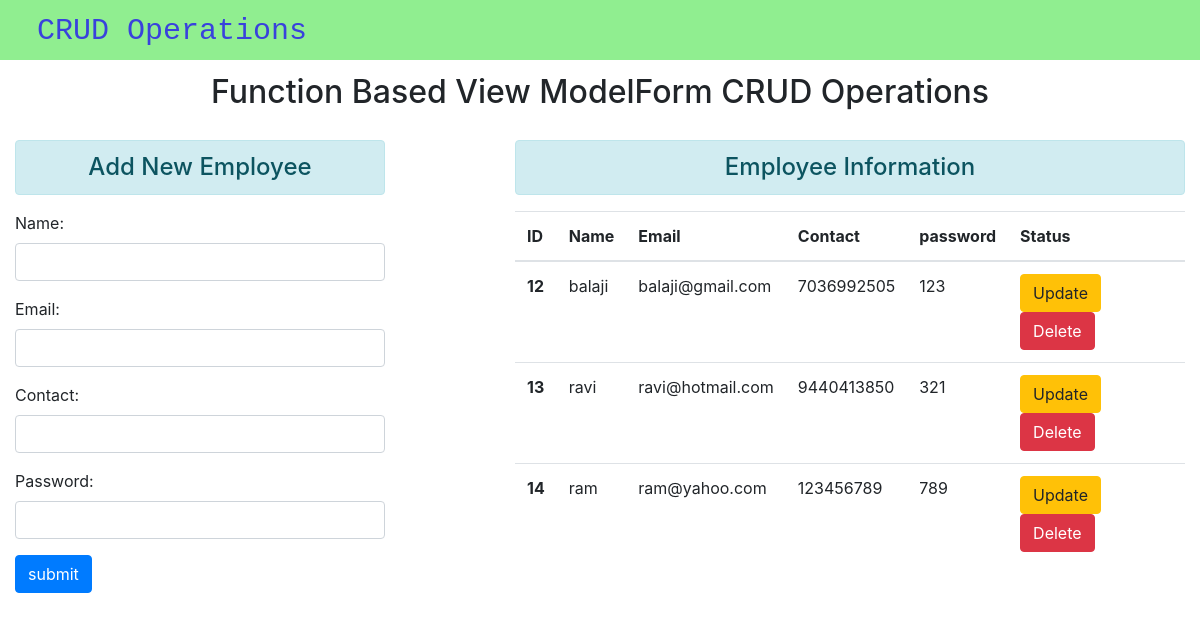
Page /show/ on the committed database.
### app/models.py (models this page shows)
class EmployeeModel(models.Model):
    name = models.CharField(max_length=50)
    email = models.EmailField(max_length=50,unique=True)
    contact = models.IntegerField(unique=True)
    password = models.CharField(max_length=30)

### app/views.py (the view)
# urls.py: path('show/',views.show,name='show'),
def show(request):
    if request.method == 'POST':
        data = Employee(request.POST)
        if data.is_valid():
            name = data.cleaned_data['name']
            email = data.cleaned_data['email']
            contact = data.cleaned_data['contact']
            password = data.cleaned_data['password']
            res = EmployeeModel(name=name,email=email,contact=contact,password=password)
            res.save()
            data = Employee()
    else:
        data = Employee()
    emp = EmployeeModel.objects.all()
    return render(request,"view.html",{'form':data,'em':emp})

### app/forms.py
class Employee(forms.ModelForm):
    class Meta:
        model= EmployeeModel
        fields = "__all__"
        widgets = {
            'name': forms.TextInput(attrs={'class':'form-control'}),
            'email': forms.EmailInput(attrs={'class':'form-control'}),
            'contact': forms.NumberInput(attrs={'class':'form-control'}),
            'password': forms.PasswordInput(render_value=True,attrs={'class':'form-control'}),
        }

### templates/view.html (shortened to what this page needs)
{% extends 'common.html' %}
{% block balu %}
          <div class="row">
          <div class="col-sm-4">
              <h4 class="text-center alert alert-info">Add New Employee</h4>
              <form action="{% url 'show' %}" method="post">
              {{ form.as_p }}
              <input type="submit" class="btn btn-primary" value="submit">
              </form>
          </div>
          <div class="col-sm-7 offset-1">
              <h4 class="text-center alert alert-info">Employee Information</h4>
              {% if em %}
                 <table class="table">
                   <thead>
                    <tr>
                    <th scope="col">ID</th>
                    <th scope="col">Name</th>
                    <th scope="col">Email</th>
                    <th scope="col">Contact</th>
                    <th scope="col">password</th>
                    <th scope="col">Status</th>
                    </tr>
                   </thead>
                   <tbody>
                   {% for e in em %}
                       <tr>
                          <th scope="row">{{ e.id }}</th>
                          <td>{{ e.name }}</td>
                          <td>{{ e.email }}</td>
                          <td>{{ e.contact }}</td>
                          <td>{{ e.password }}</td>
                          <td>
                              <a href="{% url 'update' e.id %}" class="btn btn-warning ">Update</a>
                              <form action="{% url 'delete' e.id %}" class="d-inline" method="post">
                                  <input type="submit" class="btn btn-danger" value="Delete">
                              </form>
                          </td>
                       </tr>
                   {% endfor %}
                   </tbody>
                 </table>
               {% else %}
                  <h4 class="text-center alert alert-warning">No Records</h4>
              {% endif %}
          </div>
          </div>
{% endblock %}

### templates/common.html (shortened to what this page needs)
<!doctype html>
<html lang="en">
  <head>
    <link rel="stylesheet" href="https://stackpath.bootstrapcdn.com/bootstrap/4.5.2/css/bootstrap.min.css">
  </head>
  <body>
  <nav class="navbar navbar-light" style="background: lightgreen;height: 60px">
      <a class="text-left alert" id="title">CRUD Operations</a>
  </nav>
   <div class="container-fluid">
          <h2 class="text-center alert ">Function Based View ModelForm CRUD Operations</h2>
     {% block balu%}
     {% endblock %}
   </div>
  </body>
</html>

### templates/common.html (style rules this page uses)
#title { font-family: Courier; font-size: 30px; padding-top: 0px; color: #3942dc; }

### rows in the picture
EmployeeModel: id "12", name "balaji", email "balaji@gmail.com", contact "7036992505", password "123"
EmployeeModel: id "13", name "ravi", email "ravi@hotmail.com", contact "9440413850", password "321"
EmployeeModel: id "14", name "ram", email "ram@yahoo.com", contact "123456789", password "789"
